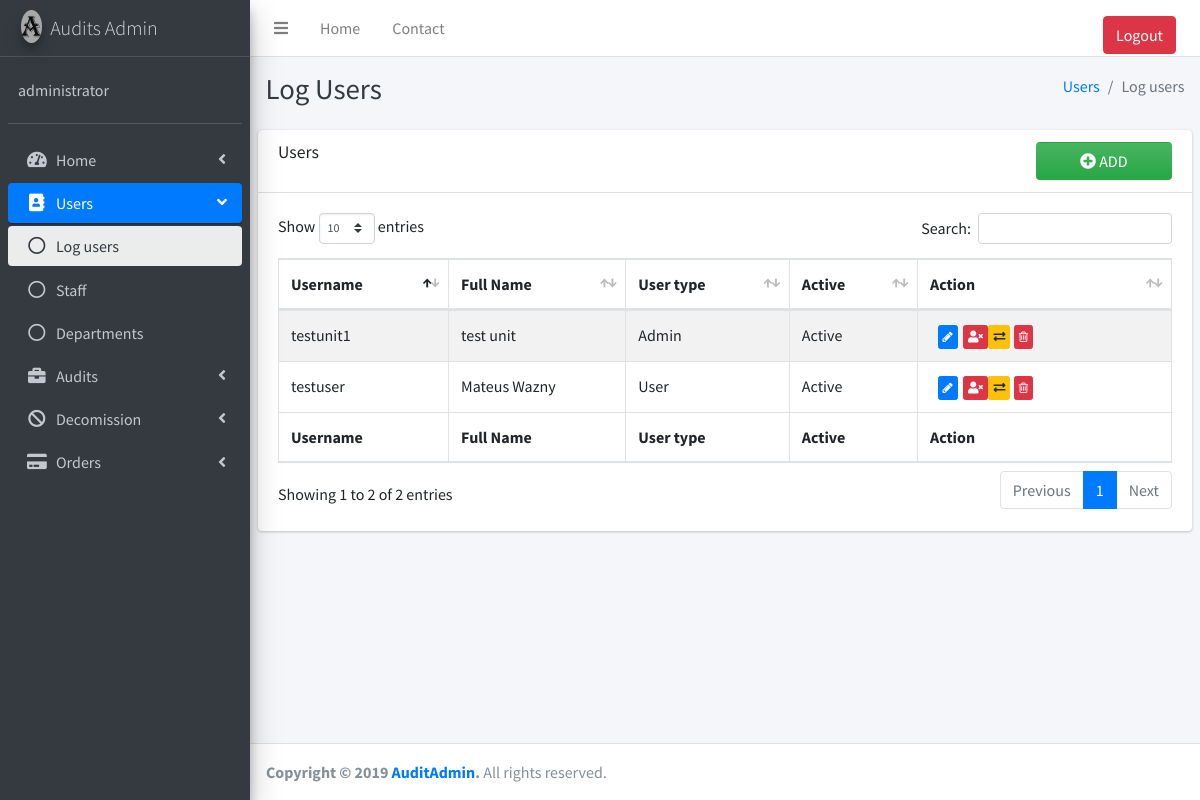
The page /Users/Log_users.php (signed in) on the database its author committed.
### tables this page shows
CREATE TABLE IF NOT EXISTS `_user_log_` (
  `_uID_` int(11) NOT NULL AUTO_INCREMENT,
  `_staff_id_` int(11) NOT NULL,
  `_username_` varchar(45) NOT NULL,
  `_password_` varchar(90) NOT NULL,
  `_is_admin_` tinyint(1) NOT NULL,
  `_is_active_` tinyint(1) NOT NULL,
  `password_change` int(11) NOT NULL,
  PRIMARY KEY (`_uID_`),
  UNIQUE KEY `_staff_id_` (`_staff_id_`)
);

CREATE TABLE IF NOT EXISTS `_name_` (
  `_nID_` int(11) NOT NULL AUTO_INCREMENT,
  `_name_` varchar(45) NOT NULL,
  PRIMARY KEY (`_nID_`)
);

CREATE TABLE IF NOT EXISTS `_staff_` (
  `_sID_` int(11) NOT NULL AUTO_INCREMENT,
  `_name_id_` int(11) NOT NULL,
  `_s_name_id_` int(11) DEFAULT NULL,
  `_surname_` varchar(45) NOT NULL,
  `_email_` varchar(60) NOT NULL,
  `_title_id_` int(11) NOT NULL,
  `_visible_` int(11) NOT NULL,
  PRIMARY KEY (`_sID_`),
  KEY `_name_id_` (`_name_id_`,`_s_name_id_`,`_title_id_`),
  KEY `_title_id_` (`_title_id_`),
  KEY `_s_name_id_` (`_s_name_id_`)
);

### Users/Log_users.php (the view, shortened to what this page needs)
<?php
include "../Database/databaseconnect.php";
include "../functions/User_function.php";
$active = "Active";
$inactive = "Inactive";
?>
<!DOCTYPE html>
<html>
<head>
  <link rel="stylesheet" href="../plugins/fontawesome-free/css/all.min.css">
  <link rel="stylesheet" href="../plugins/font-awesome/css/font-awesome.css">
  <link rel="stylesheet" href="https://code.ionicframework.com/ionicons/2.0.1/css/ionicons.min.css">
  <link rel="stylesheet" href="../plugins/tempusdominus-bootstrap-4/css/tempusdominus-bootstrap-4.min.css">
  <link rel="stylesheet" href="../plugins/icheck-bootstrap/icheck-bootstrap.min.css">
  <link rel="stylesheet" href="../plugins/jqvmap/jqvmap.min.css">
  <link rel="stylesheet" href="../dist/css/adminlte.min.css">
  <link rel="stylesheet" href="../plugins/overlayScrollbars/css/OverlayScrollbars.min.css">
  <link rel="stylesheet" href="../plugins/daterangepicker/daterangepicker.css">
  <link rel="stylesheet" href="../plugins/summernote/summernote-bs4.css">
  <link rel="stylesheet" href="../plugins/datatables-bs4/css/dataTables.bootstrap4.css">
</head>
<body class="hold-transition sidebar-mini layout-fixed">
<div class="wrapper">
  <nav class="main-header navbar navbar-expand navbar-white navbar-light">
    <ul class="navbar-nav">
      <li class="nav-item">
        <a class="nav-link" data-widget="pushmenu" href="#"><i class="fas fa-bars"></i></a>
      </li>
      <li class="nav-item d-none d-sm-inline-block">
        <a href="../index.php" class="nav-link">Home</a>
      </li>
      <li class="nav-item d-none d-sm-inline-block">
        <a href="../Contact.php" class="nav-link">Contact</a>
      </li>
    </ul>
    <ul class="navbar-nav ml-auto">
      <li class="nav-item">
        <a href="../logcheck/logout.php" class="nav-link"><button type="submit" class="btn btn-danger btn-block">Logout</button></a>
      </li>
    </ul>
  </nav>
  <aside class="main-sidebar sidebar-dark-primary elevation-4">
    <a href="../index.php" class="brand-link">
      <img src="../dist/img/NewLogo.png" alt="Audit Admin" class="brand-image img-circle elevation-3"
           style="opacity: .8">
      <span class="brand-text font-weight-light">Audits Admin</span>
    </a>
    <div class="sidebar">
      <div class="user-panel mt-3 pb-3 mb-3 d-flex">
        <div class="info">
          <a href="../user-pass.php" class="d-block"><?php print $_SESSION['login'];?></a>
        </div>
      </div>
      <nav class="mt-2">
        <ul class="nav nav-pills nav-sidebar flex-column" data-widget="treeview" role="menu" data-accordion="false">
          <li class="nav-item has-treeview">
            <a href="#" class="nav-link">
              <i class="nav-icon fas fa-tachometer-alt"></i>
              <p>
                Home
                <i class="right fas fa-angle-left"></i>
              </p>
            </a>
          </li>
            <?php if($_SESSION['isadmin'] == 1){ ?>
            <li class="nav-item has-treeview menu-open">
            <a href="#" class="nav-link active">
              <i class="nav-icon fas fa-address-book"></i>
              <p>
                Users
                <i class="right fas fa-angle-left"></i>
              </p>
            </a>
            <ul class="nav nav-treeview">
              <li class="nav-item">
                <a href="../Users/Log_users.php" class="nav-link active">
                  <i class="far fa-circle nav-icon"></i>
                  <p>Log users</p>
                </a>
              </li>
              <li class="nav-item">
                <a href="../Users/staff_users.php" class="nav-link">
                  <i class="far fa-circle nav-icon"></i>
                  <p>Staff</p>
                </a>
              </li>
              <li class="nav-item">
                <a href="../Users/dep_users.php" class="nav-link">
                  <i class="far fa-circle nav-icon"></i>
                  <p>Departments</p>
                </a>
              </li>
            </ul>
          </li> <?php }?>
            <li class="nav-item has-treeview">
            <a href="#" class="nav-link">
              <i class="nav-icon fas fa-briefcase"></i>
              <p>
                Audits
                <i class="right fas fa-angle-left"></i>
              </p>
            </a>
          </li>
            <li class="nav-item has-treeview">
            <a href="#" class="nav-link">
              <i class="nav-icon fas fa-ban"></i>
              <p>
                Decomission
                <i class="right fas fa-angle-left"></i>
              </p>
            </a>
          </li>
            <li class="nav-item has-treeview">
            <a href="#" class="nav-link">
              <i class="nav-icon fas fa-credit-card"></i>
              <p>
                Orders
                <i class="right fas fa-angle-left"></i>
              </p>
            </a>
          </li>
        </ul>
      </nav>
    </div>
  </aside>
  <div class="content-wrapper">
    <div class="content-header">
      <div class="container-fluid">
        <div class="row mb-2">
          <div class="col-sm-6">
            <h1 class="m-0 text-dark">Log Users</h1>
          </div>
          <div class="col-sm-6">
            <ol class="breadcrumb float-sm-right">
              <li class="breadcrumb-item"><a href="./Log_users.php">Users</a></li>
              <li class="breadcrumb-item active">Log users</li>
            </ol>
          </div>
        </div>
      </div>
    </div>
    <section class="content">
      <div class="row">
          <div class="col-12">
              <div class="card">
                <div class="card-header">
                    <div class="row">
                        <div class="col-sm-12 col-md-10">
                            <h2 class="card-title">
                                Users
                            </h2>
                        </div>
                        <div class="col-sm-12 col-md-2">
                            <a href="Create_user.php">
                                <button class = "btn btn-block bg-gradient-success" type="button" id="add_user"><i class="fas fa-plus-circle"></i> ADD</button>
                            </a>
                        </div>
                    </div>
                </div>
                    <div class="card-body">
                      <table id="UserTable" class="table table-bordered table-striped">
                        <thead>
                        <tr>
                          <th>Username</th>
                          <th>Full Name</th>
                          <th>User type</th>
                          <th>Active</th>
                          <th>Action</th>
                        </tr>
                        </thead>
                        <tbody>
                         <?php
                            $msg = "SELECT _uID_, _username_, _name_, _surname_, _is_active_, _is_admin_ FROM _user_log_ INNER JOIN _staff_ ON _staff_._sID_=_user_log_._staff_id_ INNER JOIN _name_ ON _name_._nID_=_staff_._name_id_ ORDER BY _username_";
                            $stmnt = $con->prepare($msg);
                            $stmnt->execute();
                            $stmnt -> bind_result($id, $username, $name, $surname, $iact, $admin);
                            while($stmnt->fetch()){
                                if($username != $_SESSION['login']){?>
                                    <tr>
                                      <td><?php print $username;?></td>
                                      <td><?php print $name?> <?php print $surname?></td>
                                      <?php
                                        if($admin == 1){?>
                                            <td>Admin</td>
                                        <?php }else{ ?>
                                            <td>User</td>
                                        <?php }
                                        ?>
                                      <td><?php if($iact==1)
                                            {
                                                print $active;
                                            }else{
                                                print $inactive;
                                            }?></td>
                                      <td>
                                        <div class="col-8">
                                              <div class="row">
                                                  <div class="col-sm-2 col-md-2">
                                                      <a onclick="myEdit(<?php print $id; ?>)"><button class = "btn btn-primary btn-xs" title="Edit user"><i class="fa fa-pencil"></i></button></a>
                                                  </div>
                                                  <div class="col-sm-2"><?php if($iact==1)
                                                        { ?>
                                                            <a onclick="myDisEn(<?php print $id; ?>, 'disable')"><button class="btn btn-danger btn-xs" title="Disable account"><i class="fas fa-user-times"></i></button></a>
                                                        <?php }else{ ?>
                                                            <a onclick="myDisEn(<?php print $id; ?>, 'enable')"><button class="btn btn-success btn-xs"><i class="fas fa-unlock" title="Enable account"></i></button></a>
                                                        <?php }?>
                                                  </div>
                                                  <div class="col-sm-2">
                                                        <a onclick="myPassword(<?php print $id; ?>)"><button class="btn btn-warning btn-xs" title="Reset password"><i class="fas fa-exchange-alt"></i></button></a>
                                                  </div>
                                                  <div class="col-sm-2">
                                                      <a onclick="myRemove(<?php print $id; ?>)"><button class = "btn btn-danger btn-xs" title="Remove user"><i class="fa fa-trash-o"></i></button></a>
                                                  </div>
                                              </div>
                                          </div>
                                        </td>
                                    </tr>
                                <?php }
                            }
                            ?>
                        </tbody>
                        <tfoot>
                        <tr>
                          <th>Username</th>
                          <th>Full Name</th>
                          <th>User type</th>
                          <th>Active</th>
                          <th>Action</th>
                        </tr>
                        </tfoot>
                      </table>
                    </div>
              </div>
          </div>
      </div>
    </section>
  </div>
  <footer class="main-footer">
    <strong>Copyright &copy; 2019 <a href="">AuditAdmin</a>.</strong>
    All rights reserved.
  </footer>
</div>
</body>
</html>

### rows shown on the page
_user_log_: _username_ "testunit1", _name_._name_ "test", _staff_id_._surname_ "unit", _is_admin_ "Admin"
_user_log_: _username_ "testuser", _name_._name_ "Mateus", _staff_id_._surname_ "Wazny", _is_admin_ "User"

### other values the page prints
$_SESSION['login'] "administrator"
